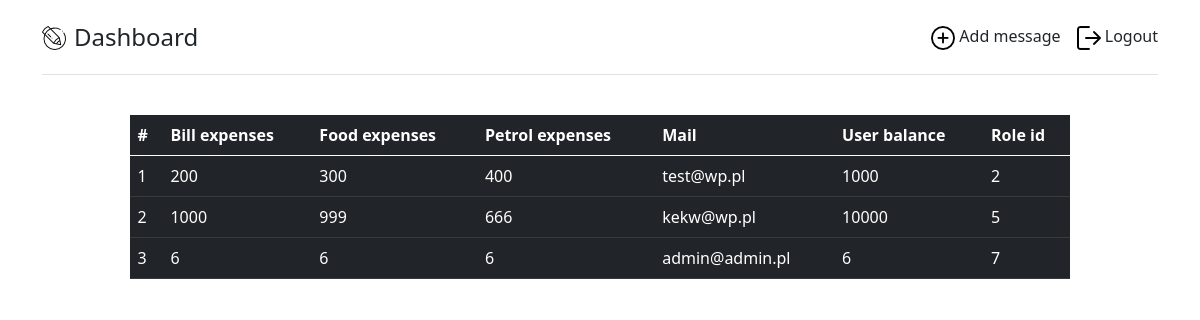
Screenshot of /modules/data.php (signed in) with the database file from the repository.
### tables this page shows
CREATE TABLE `users_info` (
  `User_Id` int(11) NOT NULL,
  `billexpenses` int(11) NOT NULL,
  `foodexpenses` int(11) NOT NULL,
  `petrolexpenses` int(11) NOT NULL,
  `Mail` text NOT NULL,
  `user_balance` int(11) NOT NULL,
  `Password` text NOT NULL,
  `Role_Id` int(11) NOT NULL
);

### modules/roles/admin.php (the view, shortened to what this page needs)
<table class="table table-hover table-dark">
  <thead class="thead-dark">
    <tr>
      <th scope="col">#</th>
      <th scope="col">Bill expenses</th>
      <th scope="col">Food expenses</th>
      <th scope="col">Petrol expenses</th>
      <th scope="col">Mail</th>
      <th scope="col">User balance</th>
      <th scope="col">Role id</th>
    </tr>
  </thead>
  <tbody>
  <?php
    include_once("config.php");
    $sql = "SELECT * FROM users_info";
    $result = $con->query($sql);
    if ($result->num_rows > 0) {
        while($row = $result->fetch_assoc()) {
            echo("<tr><td>".$row["User_Id"]."</td>"."<td>".$row["billexpenses"]."</td><td>".$row["foodexpenses"]."</td><td>".$row["petrolexpenses"]."</td><td>".$row["Mail"]."</td><td>".$row["user_balance"]."</td><td>".$row["Role_Id"]."</td>");
        }
    }
    ?>
  </tbody>
</table>

### modules/data.php (shortened to what this page needs)
<!DOCTYPE html>
<html lang="en">
<head>
    <link rel="stylesheet" href="https://cdn.jsdelivr.net/npm/bootstrap@5.0.2/dist/css/bootstrap.min.css">
    <link rel="stylesheet" href="../styles/data.module.css">
</head>
<body>
<div class="container py-3">
  <header>
    <div class="d-flex flex-column flex-md-row align-items-center pb-3 mb-4 border-bottom">
      <a href="#" class="d-flex align-items-center text-dark text-decoration-none">
        <span class="me-2"> <img src="../assets/livejournal.png"></span>
        <span class="fs-4">Dashboard</span>
      </a>
      <nav class="d-inline-flex mt-2 mt-md-0 ms-md-auto">
          <?php
            if($_SESSION['ROLE'] == 7) echo("<a class='me-3 py-2 text-dark text-decoration-none' href='./addmessage.php'><img src='../assets/add.png'> Add message</a>");
          ?>
        <a class="py-2 text-dark text-decoration-none" href="./logOut.php"> <img src="../assets/logout.png"> Logout</a>
      </nav>
    </div>
  </header>
</div>
<div class="container-fluid">
<?php
    if($_SESSION["ROLE"] == 2){
        include_once("./roles/customer.php");
    } else if($_SESSION["ROLE"] == 5){
        include_once("./roles/employee.php");
    } else if($_SESSION["ROLE"] == 7){
        include_once("./roles/admin.php");
    }
?>
</div>
</body>
</html>

### styles/data.module.css (style rules this page uses)
.table { max-width: 80%; margin-left: auto; margin-right: auto; }

### rows the page displays
users_info: User_Id "1", billexpenses "200", foodexpenses "300", petrolexpenses "400", Mail "test@wp.pl", user_balance "1000", Role_Id "2"
users_info: User_Id "2", billexpenses "1000", foodexpenses "999", petrolexpenses "666", Mail "kekw@wp.pl", user_balance "10000", Role_Id "5"
users_info: User_Id "3", billexpenses "6", foodexpenses "6", petrolexpenses "6", Mail "admin@admin.pl", user_balance "6", Role_Id "7"
